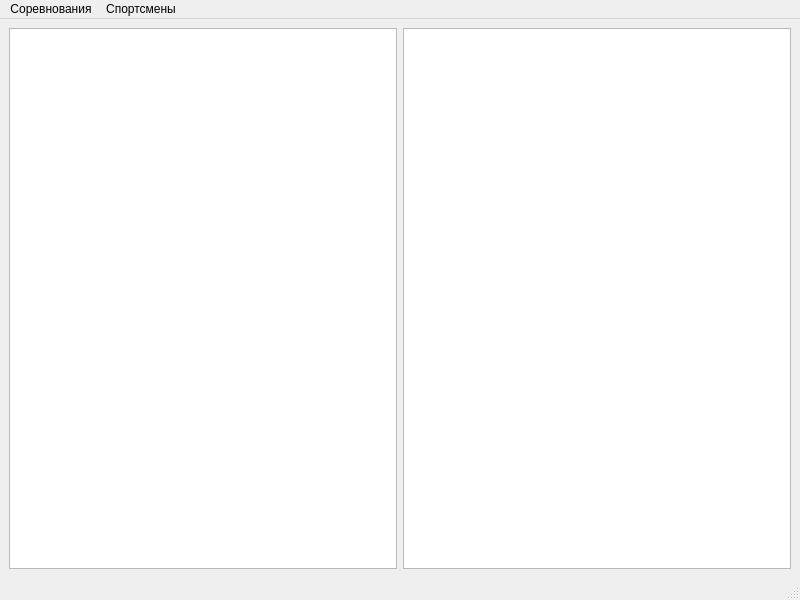
<?xml version="1.0" encoding="UTF-8"?>
<ui version="4.0">
 <class>MainWindow</class>
 <widget class="QMainWindow" name="MainWindow">
  <property name="enabled">
   <bool>true</bool>
  </property>
  <property name="geometry">
   <rect>
    <x>0</x>
    <y>0</y>
    <width>800</width>
    <height>600</height>
   </rect>
  </property>
  <property name="windowTitle">
   <string>MainWindow</string>
  </property>
  <widget class="QWidget" name="centralwidget">
   <property name="enabled">
    <bool>true</bool>
   </property>
   <property name="mouseTracking">
    <bool>false</bool>
   </property>
   <property name="tabletTracking">
    <bool>false</bool>
   </property>
   <layout class="QGridLayout" name="gridLayout">
    <item row="0" column="0">
     <layout class="QHBoxLayout" name="horizontalLayout">
      <property name="sizeConstraint">
       <enum>QLayout::SetDefaultConstraint</enum>
      </property>
      <item>
       <layout class="QVBoxLayout" name="verticalLayout">
        <item>
         <widget class="QGraphicsView" name="gViewMain">
          <property name="sizePolicy">
           <sizepolicy hsizetype="Expanding" vsizetype="Minimum">
            <horstretch>0</horstretch>
            <verstretch>0</verstretch>
           </sizepolicy>
          </property>
         </widget>
        </item>
       </layout>
      </item>
      <item>
       <widget class="QGraphicsView" name="gViewOnMat">
        <property name="sizePolicy">
         <sizepolicy hsizetype="Expanding" vsizetype="Expanding">
          <horstretch>0</horstretch>
          <verstretch>0</verstretch>
         </sizepolicy>
        </property>
       </widget>
      </item>
     </layout>
    </item>
   </layout>
  </widget>
  <widget class="QMenuBar" name="menubar">
   <property name="geometry">
    <rect>
     <x>0</x>
     <y>0</y>
     <width>800</width>
     <height>22</height>
    </rect>
   </property>
   <widget class="QMenu" name="mCompetition">
    <property name="title">
     <string>Соревнования</string>
    </property>
    <addaction name="aCreate"/>
    <addaction name="aOpen"/>
    <addaction name="aExit"/>
   </widget>
   <widget class="QMenu" name="mAthletes">
    <property name="title">
     <string>Спортсмены</string>
    </property>
    <addaction name="aAdd"/>
   </widget>
   <addaction name="mCompetition"/>
   <addaction name="mAthletes"/>
  </widget>
  <widget class="QStatusBar" name="statusbar"/>
  <action name="aCreate">
   <property name="text">
    <string>Создать</string>
   </property>
  </action>
  <action name="aOpen">
   <property name="text">
    <string>Открыть</string>
   </property>
  </action>
  <action name="aExit">
   <property name="text">
    <string>Выход</string>
   </property>
  </action>
  <action name="aAdd">
   <property name="enabled">
    <bool>false</bool>
   </property>
   <property name="text">
    <string>Добавить из буфера обмена</string>
   </property>
  </action>
 </widget>
 <resources/>
 <connections>
  <connection>
   <sender>aExit</sender>
   <signal>triggered()</signal>
   <receiver>MainWindow</receiver>
   <slot>close()</slot>
   <hints>
    <hint type="sourcelabel">
     <x>-1</x>
     <y>-1</y>
    </hint>
    <hint type="destinationlabel">
     <x>399</x>
     <y>299</y>
    </hint>
   </hints>
  </connection>
 </connections>
</ui>
